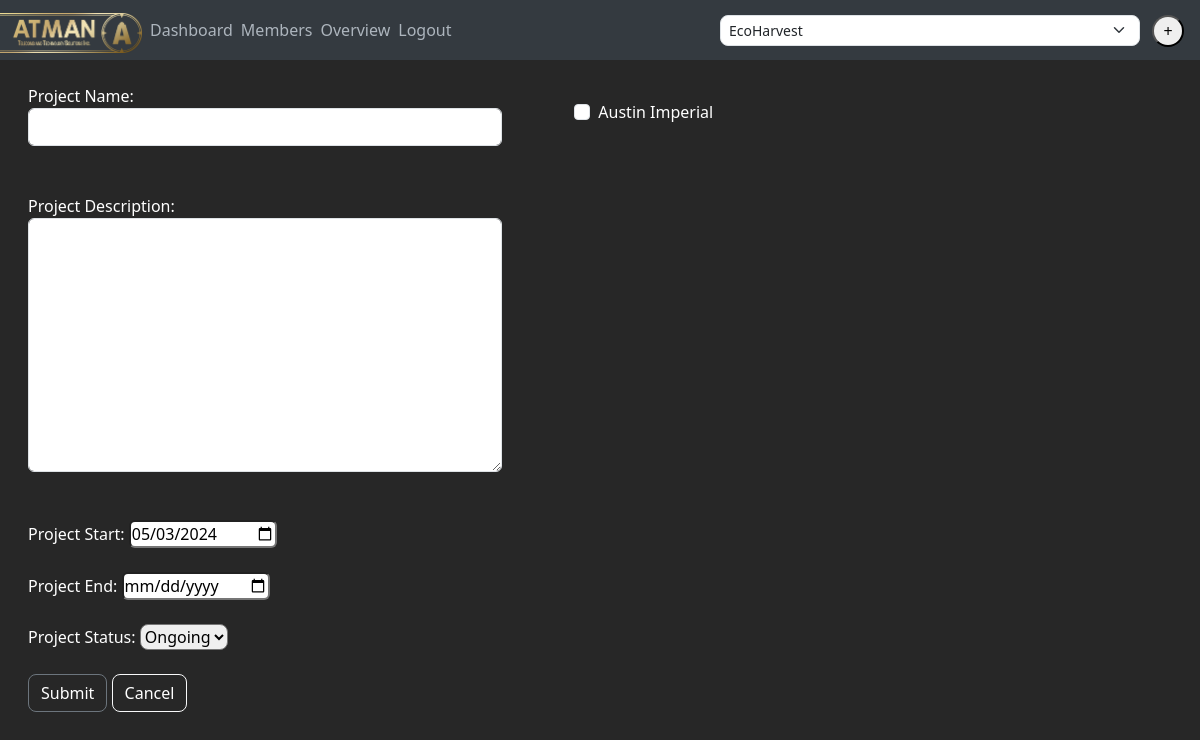
Before: /create_project/ with the older database file.
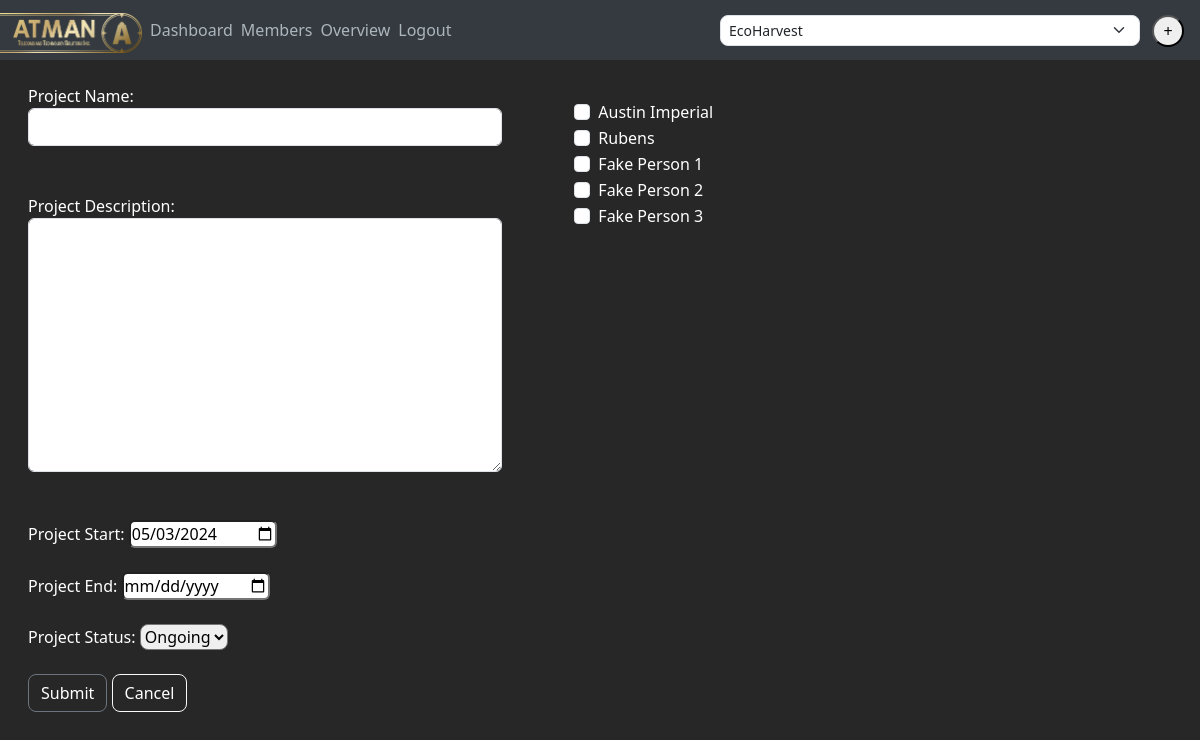
After: the same page with the newer database file.
### PMApp/models.py (models this page shows, shortened)
class User(models.Model):
    class sType(models.TextChoices):
        EXECUTIVE = "X", _("Executive")
        MANAGER = "M", _("Manager")
        EMPLOYEE = "Em", _("Employee")
    user_id = models.SmallAutoField(primary_key=True)
    name = models.CharField(max_length=255)
    username = models.CharField(max_length=255)
    password = models.BinaryField()
    staff_type = models.CharField(max_length=2, choices=sType, default=sType.EMPLOYEE)

### PMApp/views.py (the view)
# urls.py: path("create_project/", views.create_project, name="create_project"),
def create_project(request):
    if (request.method == "POST"):
        members = request.POST.getlist('member')
        project_name = request.POST.get("project_name")
        project_desc = request.POST.get("project_desc")
        project_start = request.POST.get("project_start")
        project_end = request.POST.get("project_end")
        project_status = request.POST.get("project_status")
        if project_end == "":
            project_end = None
        new_project = Project.objects.create(
            project_name=project_name,
            project_desc=project_desc,
            project_start=project_start,
            project_end=project_end,
            project_status=project_status
        )
        for member in members:
            new_user = User.objects.get(user_id = member)
            print(new_user.user_id)
            new_member = Member.objects.create(
                project = new_project,
                user = new_user
            )
        return redirect("view_project")
    else:
        users = User.objects.all()
        return render(request,
                      "create_project.html", {"users": users})

### PMApp/context_processors.py (called while the page is built)
def projects_processor(request):
    projects = Project.objects.all()
    return {"projects": projects}

### PMApp/templates/create_project.html (shortened to what this page needs)
{% extends 'base.html' %}
{% block navbar %}
      <li class="navbar-item"><a class="me-2" style="color: ADB5BD; text-decoration: none;" href="{% url 'dashboard' %}">Dashboard</a></li>
      <li class="navbar-item"><a class="me-2" style="color: ADB5BD; text-decoration: none;" href="{% url 'view_members' %}">Members</a></li>
      <li class="navbar-item"><a class="me-2" style="color: ADB5BD; text-decoration: none;" href="{% url 'view_project' %}">Overview</a></li>
      <li><a class="mr-2" style="color: ADB5BD; text-decoration: none;" href="{% url "logout" %}">Logout</a></li>
{% endblock %}
{% block content %}
    <form action="{% url 'create_project' %}" method="POST">{% csrf_token %}
      <div class="row mt-4 ms-3">
        <div class="col-5">
          <label for="project_name">Project Name:</label>
          <input class="form-control" type="text" name="project_name" id="project_name" required><br><br>
          <label for="project_desc">Project Description:</label>
          <textarea class="form-control" name="project_desc" id="project_desc" cols="70" rows="10" required></textarea><br><br>
          <label for="project_start">Project Start:</label>
          <input class="rounded-2" type="date" name="project_start" id="project_start" required><br><br>
          <label for="project_end">Project End:</label>
          <input class="rounded-2" type="date" name="project_end" id="project_end"><br><br>
          <label for="project_status">Project Status:</label>
          <select class="rounded-3" name="project_status" id="project_status">
              <option value="0">Ongoing</option>
          </select>
          <br><br>
          <input class="btn btn-outline-secondary rounded-3" style="color: WHITE;" type="submit">
          <a href="{% url 'dashboard' %}">
            <button class="btn btn-outline-light rounded-3" style="color: WHITE;" type="button">Cancel</button>
          </a>
        </div>
        <div class="col mt-3 ms-5">
          {% for user in users %}
            <div class="form-check">
              <input class="form-check-input" type="checkbox" value="{{ user.user_id }}" name="member">
              <label class="form-check-label">
                {{user.name}}
              </label>
            </div>
          {% endfor %}
        </div>
    </form>
{% endblock %}

Changed rows visible on the page:
added User: name "Rubens"
added User: name "Fake Person 1"
added User: name "Fake Person 2"
added User: name "Fake Person 3"
